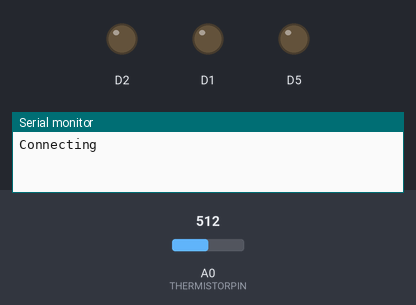
The sketch below on a simulated ESP8266 (NodeMCU). On the bench: output pins drawn as LEDs (lit = HIGH), the last lines printed to the serial monitor. The inputs (shaded band) are chosen by the test bench; at power-on: A0 (THERMISTORPIN) = 512. WiFi joins after 1.5 s; servers stay silent unless stated; uploads are accepted with an empty reply.

Above: at 0.1 s.
At 1.6 s:
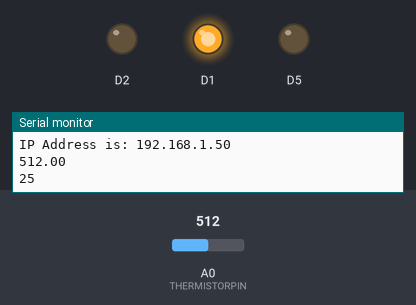
Timing chart, 0 to 3.1 s (numbered marks = the images above):
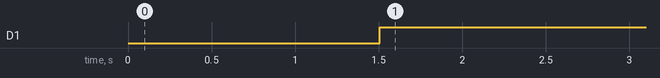

The sketch:

sketch_sep19b.ino
```cpp
#include <ESP8266HTTPClient.h>
#include <ESP8266WiFi.h>
#include <ArduinoJson.h>

// the value of the 'other' resistor
#define SERIESRESISTOR 10000

// What pin to connect the sensor to
#define THERMISTORPIN A0

///Thermistor Constants
const double VCC = 3.3;             // NodeMCU on board 3.3v vcc
const double R2 = 10000;            // 10k ohm series resistor
const double adc_resolution = 1023; // 10-bit adc

const double A = 0.001129148;   // thermistor equation parameters
const double B = 0.000234125;
const double C = 0.0000000876741;

const char* ssid = "WLAN-FB" ;
const char* pw   = "*pass123";


void setup()
{

  wifiConnection();

  pinMode(D1, OUTPUT);
  pinMode(D2, OUTPUT);
  pinMode(D5, OUTPUT);

  //pinMode(A0, INPUT);

  Serial.begin(9600);
}

void loop()
{
  wifiConnection();
  //Serial.print("LUX: ");
  Serial.println(readPhoto());
  Serial.println(readTemp());
  sendToApi(readPhoto(),readTemp());
  delay(1000);

}

void sendToApi(float light, int temp)
{
  StaticJsonBuffer<300> JSONbuffer;
  JsonObject& JSONencoder = JSONbuffer.createObject();

  JSONencoder["IP"] = WiFi.localIP().toString();
  JSONencoder["Temp"] = String(temp);
  JSONencoder["Light"] = String(light);

  char JSONmessageBuffer[300];
  JSONencoder.prettyPrintTo(JSONmessageBuffer, sizeof(JSONmessageBuffer));
  //Serial.println(JSONmessageBuffer);

  HTTPClient http; //Declare object of class HTTPClient
  http.begin("http://192.168.178.30:5002/api/nodemcu"); //Specify request destination
  http.addHeader("Content-Type", "application/json"); //Specify content-type header

  int httpCode = http.POST(JSONmessageBuffer); //Send the request
  String payload = http.getString(); //Get the response payload
  http.end(); //Close connection
}
void wifiConnection()
{
  // connect to wifi
  WiFi.begin(ssid, pw);
  Serial.println();
  Serial.print("Connecting");
  while (WiFi.status() != WL_CONNECTED)
  {
    delay(500);
    Serial.print(".");
  }

  Serial.println("success!");
  Serial.print("IP Address is: ");
  Serial.println(WiFi.localIP());
}

float readPhoto()
{
  digitalWrite(D1, HIGH);
  digitalWrite(D2, LOW);
  digitalWrite(D5, LOW);

  int sensorValue = analogRead(A0);
  return sensorValue;

}

int readTemp()
{
  digitalWrite(D1, LOW);
  digitalWrite(D2, LOW);
  digitalWrite(D5, LOW);

  double Vout, Rth, temperature, adc_value;

  adc_value = analogRead(A0);
  Vout = (adc_value * VCC) / adc_resolution;
  Rth = (VCC * R2 / Vout) - R2;

  temperature = (1 / (A + (B * log(Rth)) + (C * pow((log(Rth)),3))));   // Temperature in kelvin

  temperature = temperature - 273.15;  // Temperature in degree celsius
  return temperature;

  delay(500);

}
```

Measured:
- by itself, D1: LOW → HIGH at 1.5 s
